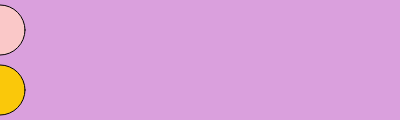
Frame 1 (no input)
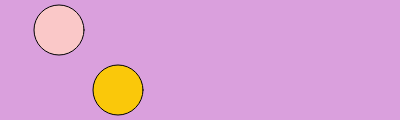
Frame 60 (no input)
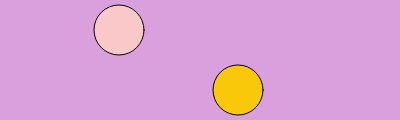
Frame 120 (the mouse pressed at the canvas centre since frame 60)

The p5.js sketch that drew these frames (run headless with seeded random() and noise() and a simulated clock; from frame 60 on, the mouse is pressed at the canvas centre):

// p5.js sketch
// ── sketch.js
let objA = {
  x: 0,
  y: 30,
  d: 50,
  r: 250,
  g: 200,
  b: 200
};

let objB = {
  x: 0,
  y: 90,
  d: 50,
  r: 250,
  g: 200,
  b: 10
};

function setup() {
  createCanvas(400, 120);
  fill(250, 200, 200);
  create_ui();
}

function draw() {
  background(218, 160, 221);
  
  fill(objA.r, objA.g, objA.b);
  ellipse(objA.x, objA.y, objA.d);
  objA.x = (objA.x + 1) % width;

  fill(objB.r, objB.g, objB.b);
  ellipse(objB.x, objB.y, objB.d);
  objB.x = (objB.x + 2) % width;
  
  update_ui();
}

function create_ui() {
  createSpan().id('iax');
  createSpan().id('ibx');
}

function update_ui() {
  select('#iax').html('[objA.x='+objA.x+'] ')
  select('#ibx').html('[objB.x='+objB.x+'] ')
}
// https://editor.p5js.org/jht1493/sketches/Hc2w8A4XM
// 2.4 object duo ui

// https://editor.p5js.org/jht1493/sketches/1WLCUZfR4
// 2.4 object duo

// https://editor.p5js.org/jht1493/sketches/Eba5AyFPo
// 2.4 object literal

// JavaScript Objects
// Code! Programming with p5.js
// The Coding Train / Daniel Shiffman
// https://thecodingtrain.com/beginners/beginners/p5js/2.3-objects.html
// https://youtu.be/-e5h4IGKZRY
// https://editor.p5js.org/codingtrain/sketches/6J5VPMbW
